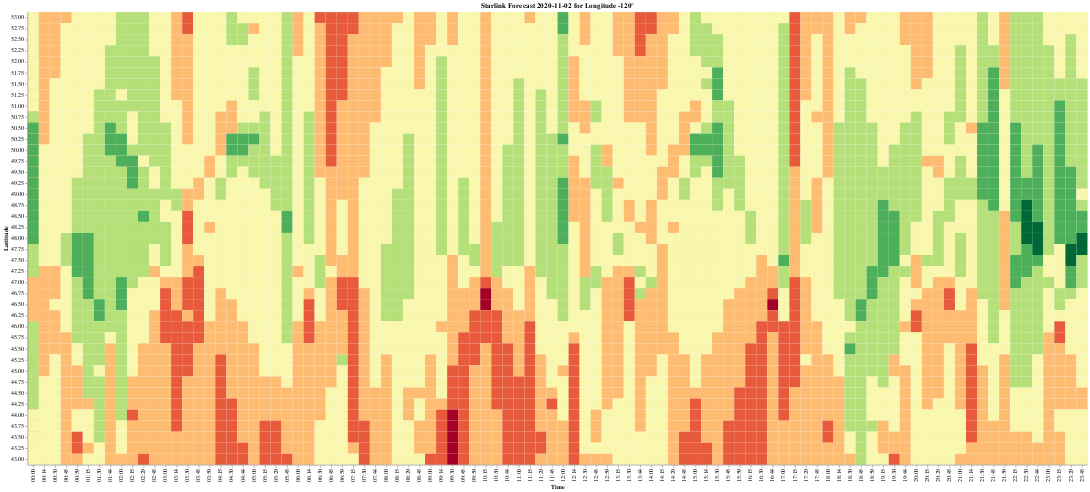

Here is the notebook cell this chart was saved with:
### Code cell
df=pd.DataFrame(sat_reachable)
chart=alt.Chart(df).mark_rect().encode(
    x=alt.X('time:O', axis=alt.Axis( title='Time')),
    y=alt.Y('lat:O', axis=alt.Axis( title='Lattitude'),sort='descending'),
    color=alt.Color('sat', scale=alt.Scale(scheme='redyellowgreen'),legend=None),
    tooltip=['time','lat','sat'],
).properties(
    title='Starlink Forecast %s for Longitude %s°'%(today,lon)
).configure_header(
    titleFontSize=30,
)
chart

### Figure 1 — Vega-Lite specification as saved in the notebook (floating-point values rounded to 4 significant figures; data arrays with more than 128 entries replaced by an {"elided": "..."} marker saying what was removed)
{"$schema": "https://vega.github.io/schema/vega-lite/v4.8.1.json", "config": {"header": {"titleFontSize": 30}, "view": {"continuousHeight": 300, "continuousWidth": 400}}, "data": {"name": "data-4b12628a109f8564ca2304687393a01e"}, "datasets": {"data-4b12628a109f8564ca2304687393a01e": {"elided": "3977 records"}}, "encoding": {"color": {"field": "sat", "legend": null, "scale": {"scheme": "redyellowgreen"}, "type": "quantitative"}, "tooltip": [{"field": "time", "type": "nominal"}, {"field": "lat", "type": "nominal"}, {"field": "sat", "type": "quantitative"}], "x": {"axis": {"title": "Time"}, "field": "time", "type": "ordinal"}, "y": {"axis": {"title": "Lattitude"}, "field": "lat", "sort": "descending", "type": "ordinal"}}, "mark": "rect", "title": "Starlink Forecast 2020-11-02 for Longitude -120°"}
